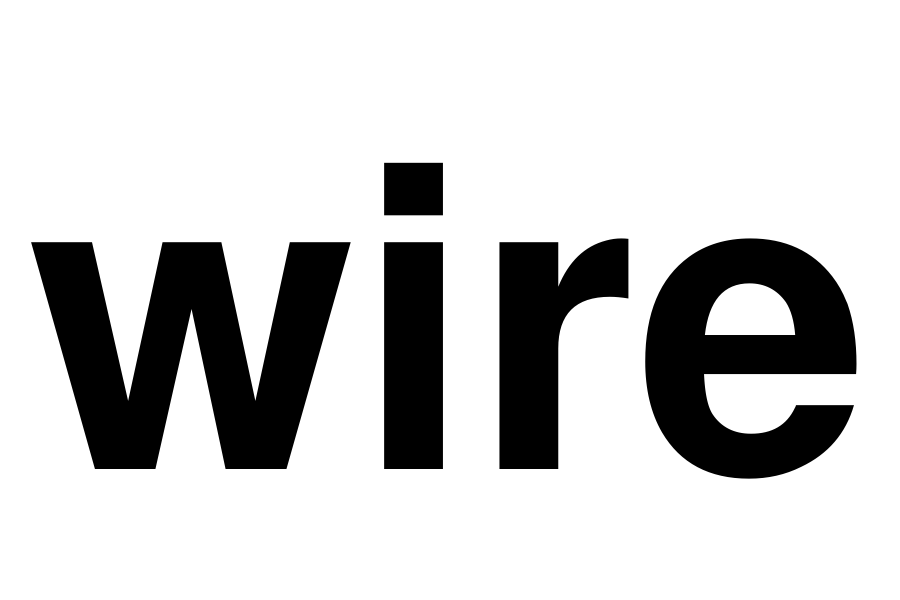

This chart was generated by the following Python code:
#!/usr/bin/env python3

from PIL import Image, ImageDraw, ImageFont

dpi = 300
margin = 0.1  # inches

margin = margin * dpi  # margin in dpi
width = 3*dpi
height = 2*dpi
maxwidth = width - 2*margin
maxheight = height - 2*margin
bestfontsize = 1
bestwidth = 1
bestheight = 1
bestmessage = ""

img = Image.new('RGB', (width, height), color='white')
imgDraw = ImageDraw.Draw(img)

message = "wire"

words = message.split()
for seppattern in range(2**(len(words)-1)):
    testmessage = ""
    for w, word in enumerate(words):
        sep = " "
        if(2**w & seppattern):
            sep = "\n"
        testmessage += word + sep
    testmessage = testmessage.strip()  # get rid of terminal space
    textWidth = 1
    textHeight = 1
    fontsize = 0
    while textWidth < maxwidth and textHeight < maxheight:
        fontsize += 1
        textWidth, textHeight = imgDraw.textsize(testmessage, font=ImageFont.truetype("FreeSansBold.ttf", size=fontsize))
    print(repr(testmessage), fontsize, end="")
    if fontsize > bestfontsize:
        bestmessage = testmessage
        bestwidth = textWidth
        bestheight = textHeight
        bestfontsize = fontsize
        print(" <--- NEW BEST")
    else:
        print()

print("Making label with", repr(bestmessage))
imgDraw.text((width/2, height/2), bestmessage, font=ImageFont.truetype("FreeSansBold.ttf",
              size=bestfontsize), fill=(0,0,0), align="center", anchor="mm", spacing=-30)
img.save('label.png')